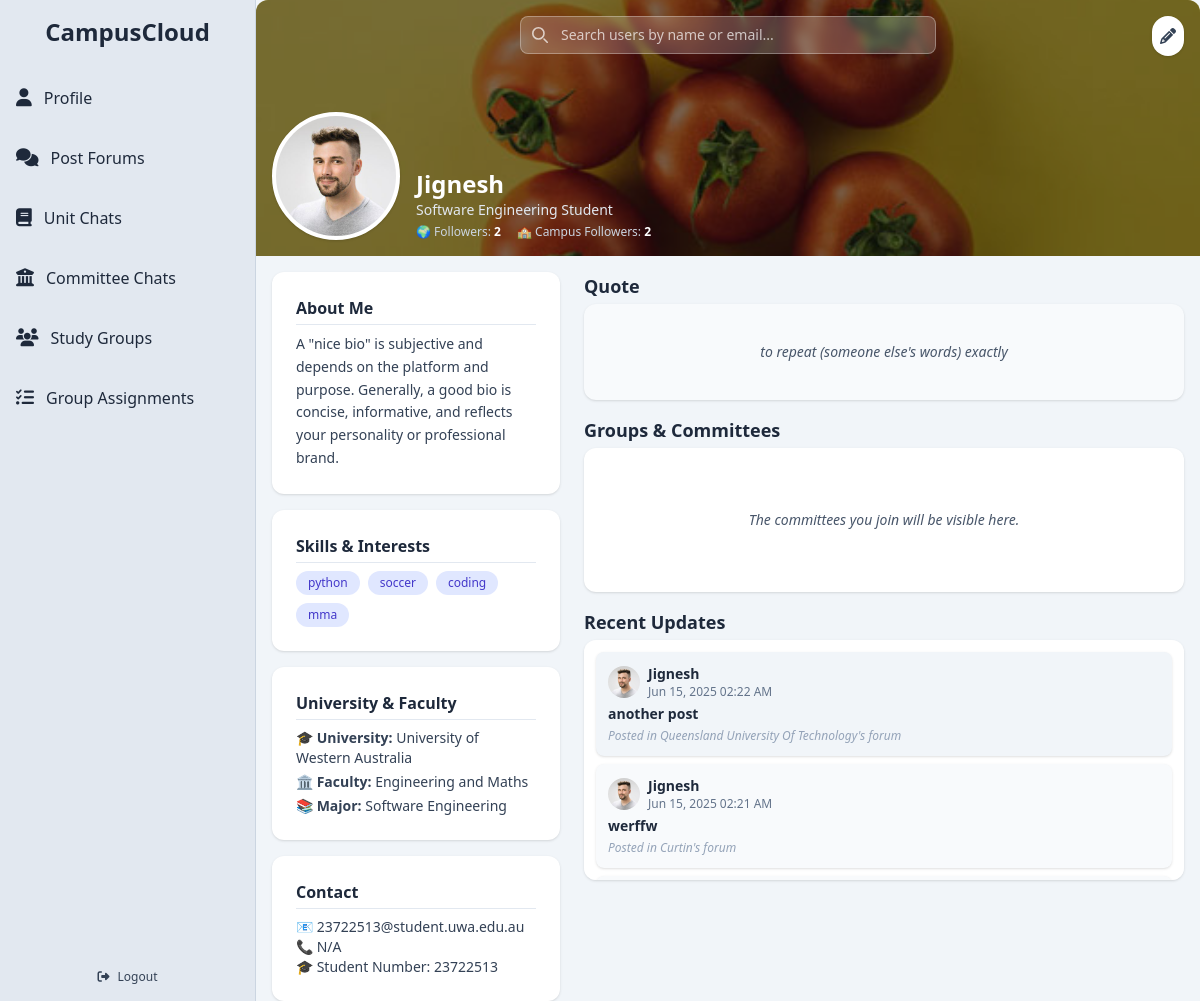
Screenshot of /profile (signed in) with the database file from the repository.
### app/models.py (models this page shows, shortened)
class User(db.Model, UserMixin):
    __tablename__ = 'users'
    id = db.Column(db.Integer, primary_key=True)
    display_name = db.Column(db.String(100))
    student_number = db.Column(db.String(50), nullable=False)
    email = db.Column(db.String(120), unique=True, nullable=False)
    password_hash = db.Column(db.String(128), nullable=False)
    bio = db.Column(db.Text)
    job_title = db.Column(db.String(100))
    phone = db.Column(db.String(20))
    university = db.Column(db.String(100))
    faculty = db.Column(db.String(100))
    major = db.Column(db.String(100))
    quote = db.Column(db.Text)
    skills = db.Column(db.Text)
    profile_picture = db.Column(db.String(255))
    cover_picture = db.Column(db.String(255))
    created_at = db.Column(db.DateTime, default=db.func.now())
    committees = db.relationship('Committee', secondary=user_committees, backref='members', lazy='dynamic')
    posts = db.relationship('Post', backref='author', cascade='all, delete-orphan', passive_deletes=True, lazy='dynamic')
    comments = db.relationship('Comment', backref='author', cascade='all, delete-orphan', passive_deletes=True, lazy='dynamic')
    liked_posts = db.relationship('Post', secondary=post_likes, backref=db.backref('likers', lazy='dynamic'))
    followers = db.relationship(
        'User', secondary=user_followers,
        primaryjoin=(user_followers.c.followed_id == id),
        secondaryjoin=(user_followers.c.follower_id == id),
        backref=db.backref('following', lazy='dynamic'),
        lazy='dynamic'
    )
    @property
    def skills_list(self):
        return [skill.strip() for skill in self.skills.split(',')] if self.skills else []
    @property
    def followers_count(self):
        return self.followers.count()
    @property
    def campus_followers_count(self):
        my_domain = self.email.split('@')[-1] if self.email else ''
        count = 0
        for follower in self.followers:
            if follower.email and follower.email.split('@')[-1] == my_domain:
                count += 1
        return count

class Post(db.Model):
    __tablename__ = 'posts'
    id = db.Column(db.Integer, primary_key=True)
    title = db.Column(db.String(200))
    content = db.Column(db.Text, nullable=False)
    image_url = db.Column(db.String(255))
    created_at = db.Column(db.DateTime, default=db.func.now())
    user_id = db.Column(db.Integer, db.ForeignKey('users.id', ondelete='CASCADE', name='fk_posts_user_id'), nullable=False)
    committee_id = db.Column(db.Integer, db.ForeignKey('committees.id', ondelete='SET NULL', name='fk_posts_committee_id'), nullable=True)
    forum_id = db.Column(db.Integer, db.ForeignKey('forums.id', ondelete='SET NULL', name='fk_posts_forum_id'), nullable=True)
    committee = db.relationship('Committee', backref='posts', lazy='joined')
    comments = db.relationship('Comment', backref='post', cascade='all, delete-orphan', passive_deletes=True, lazy='dynamic')

class Forum(db.Model):
    __tablename__ = 'forums'
    id = db.Column(db.Integer, primary_key=True)
    name = db.Column(db.String(100), nullable=False)
    normalized_name = db.Column(db.String(100), nullable=False, unique=True)
    university_domain = db.Column(db.String(120), nullable=False, unique=True)
    created_at = db.Column(db.DateTime, default=db.func.now())
    posts = db.relationship('Post', backref='forum', cascade='all, delete-orphan', passive_deletes=True, lazy='dynamic')

### app/routes.py (the view)
@bp.route('/profile')
@login_required
def profile_landing_page():
    return render_template('profile_landingpage.html', user=current_user, Post=Post)

### app/__init__.py (called while the page is built)
def create_app(test_config=None):
    app = Flask(__name__)
    app.config['SECRET_KEY'] = 'w$$a9#^b2av#m2#jQ$s*G831!!6kgY@'
    BASE_DIR = os.path.abspath(os.path.dirname(__file__))
    DB_PATH = os.path.join(BASE_DIR, '../instance/app.db')
    app.config['SQLALCHEMY_DATABASE_URI'] = f'sqlite:///{DB_PATH}'
    if test_config:
        app.config.update(test_config)
    print("🚀 Using DB:", app.config['SQLALCHEMY_DATABASE_URI'])
    db.init_app(app)
    migrate.init_app(app, db)
    login_manager.init_app(app)
    login_manager.login_view = 'routes.index'
    from app.models import User
    @login_manager.user_loader
    def load_user(user_id):
        return User.query.get(int(user_id))
    @app.context_processor
    def inject_csrf_token():
        return dict(csrf_token=generate_csrf)
    from app.routes import bp as routes_bp
    app.register_blueprint(routes_bp)
    return app

### app/templates/profile_landingpage.html (shortened to what this page needs)
{% extends "base.html" %}
{% block content %}
<div class="relative w-full h-64 bg-slate-300 rounded-t-xl overflow-hidden">
  <img src="{{ user.cover_picture or 'https://images.unsplash.com/photo-1531512073830-ba890ca4eba2?q=80&w=3079&auto=format&fit=crop' }}"
       alt="Profile cover"
       class="object-cover w-full h-full" />
  <div class="absolute inset-0 bg-black bg-opacity-50 flex items-end gap-4 p-4">
    <img src="{{ user.profile_picture or 'https://cdn-icons-png.flaticon.com/512/149/149071.png' }}"
         alt="Avatar"
         class="avatar rounded-full border-4 border-white w-32 h-32 object-cover shadow bg-white" />
    <div>
        <div class="flex items-center gap-2">
            <h1 class="text-2xl font-bold text-white">{{ user.display_name }}</h1>
          </div>
      <p class="text-sm text-slate-200">{{ user.job_title }}</p>
      <div class="flex gap-4 mt-1 text-xs text-slate-300">
        <p>🌍 Followers: <span id="followers-count" class="font-semibold text-white">{{ user.followers_count or 0 }}</span></p>
        <p>🏫 Campus Followers: <span id="campus-followers-count" class="font-semibold text-white">{{ user.campus_followers_count or 0 }}</span></p>
      </div>
    </div>
    <a href="{{ url_for('routes.edit_profile') }}"
       class="absolute top-4 right-4 bg-white text-slate-700 rounded-full p-2 shadow hover:bg-indigo-600 hover:text-white transition">
      <i class="fas fa-pencil-alt"></i>
    </a>
  </div>
  <div class="absolute top-4 left-1/2 transform -translate-x-1/2 w-full max-w-md px-4">
    <div class="relative">
      <input type="search"
             id="search-users"
             name="query"
             class="block w-full p-2 pl-10 text-sm text-white border border-white/30 rounded-lg bg-white/20 backdrop-blur-sm focus:ring-indigo-400 focus:border-indigo-400 placeholder-white/70 transition"
             placeholder="Search users by name or email..."
             autocomplete="off">
      <div class="absolute inset-y-0 left-0 flex items-center pl-3 pointer-events-none">
        <svg class="w-4 h-4 text-white opacity-70" xmlns="http://www.w3.org/2000/svg" fill="none" viewBox="0 0 20 20">
          <path stroke="currentColor" stroke-linecap="round" stroke-linejoin="round" stroke-width="2"
                d="m19 19-4-4m0-7A7 7 0 1 1 1 8a7 7 0 0 1 14 0Z"/>
        </svg>
      </div>
    </div>
  </div>
</div>
<div class="max-w-6xl mx-auto mt-4 grid grid-cols-1 md:grid-cols-3 gap-6 px-4">
  <aside class="md:col-span-1 flex flex-col gap-4">
    <div class="bg-white rounded-xl shadow p-6">
      <h3 class="text-md font-semibold text-slate-800 mb-2 border-b border-slate-200 pb-1">About Me</h3>
      <p class="text-sm text-slate-700 leading-relaxed break-words">{{ user.bio or "No bio available." }}</p>
    </div>
    <div class="bg-white rounded-xl shadow p-6">
      <h3 class="text-md font-semibold text-slate-800 mb-2 border-b border-slate-200 pb-1">Skills & Interests</h3>
      {% if user.skills %}
      <div class="flex flex-wrap gap-2">
        {% for skill in user.skills.split(',') %}
        <span class="bg-indigo-100 text-indigo-700 rounded-full px-3 py-1 text-xs font-medium">{{ skill.strip() }}</span>
        {% endfor %}
      </div>
      {% else %}
      <p class="text-sm text-slate-600">No skills added yet.</p>
      {% endif %}
    </div>
    <div class="bg-white rounded-xl shadow p-6">
      <h3 class="text-md font-semibold text-slate-800 mb-2 border-b border-slate-200 pb-1">University & Faculty</h3>
      <ul class="text-sm text-slate-700 space-y-1">
        <li>🎓 <strong>University:</strong> {{ user.university or 'Not specified' }}</li>
        <li>🏛️ <strong>Faculty:</strong> {{ user.faculty or 'Not specified' }}</li>
        <li>📚 <strong>Major:</strong> {{ user.major or 'Not specified' }}</li>
      </ul>
    </div>
    <div class="bg-white rounded-xl shadow p-6">
      <h3 class="text-md font-semibold text-slate-800 mb-2 border-b border-slate-200 pb-1">Contact</h3>
      <p class="text-sm text-slate-700 break-words">📧 {{ user.email }}</p>
      <p class="text-sm text-slate-700 break-words">📞 {{ user.phone or 'Not provided' }}</p>
      <p class="text-sm text-slate-700 break-words">🎓 Student Number: {{ user.student_number or 'Not provided' }}</p>
    </div>
  </aside>
  <main class="md:col-span-2 flex flex-col gap-4">
    <section>
      <h2 class="text-lg font-semibold text-slate-800 mb-1">Quote</h2>
      <div class="bg-slate-50 rounded-xl shadow p-3 h-24 flex items-center justify-center">
        <p class="text-sm text-slate-600 italic text-center">{{ user.quote or "Add a Quote!" }}</p>
      </div>
    </section>
    <section>
      <h2 class="text-lg font-semibold text-slate-800 mb-1">Groups & Committees</h2>
      <div class="bg-white rounded-xl shadow p-3 h-36 overflow-y-auto flex flex-col justify-center">
        {% if user.committees.count() > 0 %}
        <ul class="list-disc list-inside text-sm text-slate-700 space-y-1">
          {% for committee in user.committees %}
          <li class="break-words">{{ committee }}</li>
          {% endfor %}
        </ul>
        {% else %}
        <p class="text-sm text-slate-600 italic text-center">The committees you join will be visible here.</p>
        {% endif %}
      </div>
    </section>
    <section>
      <h2 class="text-lg font-semibold text-slate-800 mb-1">Recent Updates</h2>
      <div class="bg-white rounded-xl shadow p-3 h-60 overflow-y-auto flex flex-col gap-2">
        {% set shades = ['bg-slate-100', 'bg-slate-50', 'bg-slate-50', 'bg-white', 'bg-white'] %}
        {% set posts = user.posts.order_by(Post.created_at.desc()).limit(5).all() %}
        {% if posts %}
          {% for post in posts %}
          {% set idx = loop.index0 %}
          <a href="{{ url_for('routes.post_thread', post_id=post.id) }}" class="block hover:scale-[1.02] transition duration-300">
            <div class="{{ shades[idx] }} rounded-lg p-3 shadow hover:shadow-md transition text-sm">
              <div class="flex items-center gap-2 mb-1">
                <img src="{{ user.profile_picture or 'https://cdn-icons-png.flaticon.com/512/149/149071.png' }}"
                     alt="Avatar"
                     class="rounded-full w-8 h-8 object-cover" />
                <div>
                  <h3 class="font-semibold text-slate-800">{{ user.display_name }}</h3>
                  <p class="text-xs text-slate-500">{{ post.created_at.strftime('%b %d, %Y %I:%M %p') }}</p>
                </div>
              </div>
              {% if post.title %}
              <h4 class="font-semibold text-slate-800 text-sm mb-1">{{ post.title }}</h4>
              {% endif %}
              <p class="text-xs text-slate-400 italic mt-1">
                Posted in {{ post.forum.university_domain.split('.')[0]|title + "'s forum" if post.forum else "Cross-Uni Forum" }}
            </p>
            </div>
          </a>
          {% endfor %}
        {% else %}
        <div class="text-center text-slate-500 flex items-center justify-center h-full">No posts yet!</div>
        {% endif %}
      </div>
    </section>
  </main>
</div>
{% endblock %}

### rows the page displays
User: cover_picture (picture), profile_picture (picture), display_name "Jignesh", job_title "Software Engineering Student", email.email "2", bio "A \"nice bio\" is subjective and depends on the platform and purpose. Generally, a good bio is concise, informative, and reflects your personality or professional brand.", university "University of Western Australia", faculty "Engineering and Maths", major "Software Engineering", email "23722513@student.uwa.edu.au", phone "N/A", student_number "23722513", quote "to repeat (someone else's words) exactly"
Post: profile_picture (picture), created_at "Jun 15, 2025 02:22 AM", title "another post", forum.university_domain "Queensland University Of Technology's forum"
Post: profile_picture (picture), created_at "Jun 15, 2025 02:21 AM", title "werffw", forum.university_domain "Curtin's forum"

### other values shown
{{ user.followers_count or 0 }} "2"
{{ skill.strip() }} "python" "soccer" "coding" "mma"
